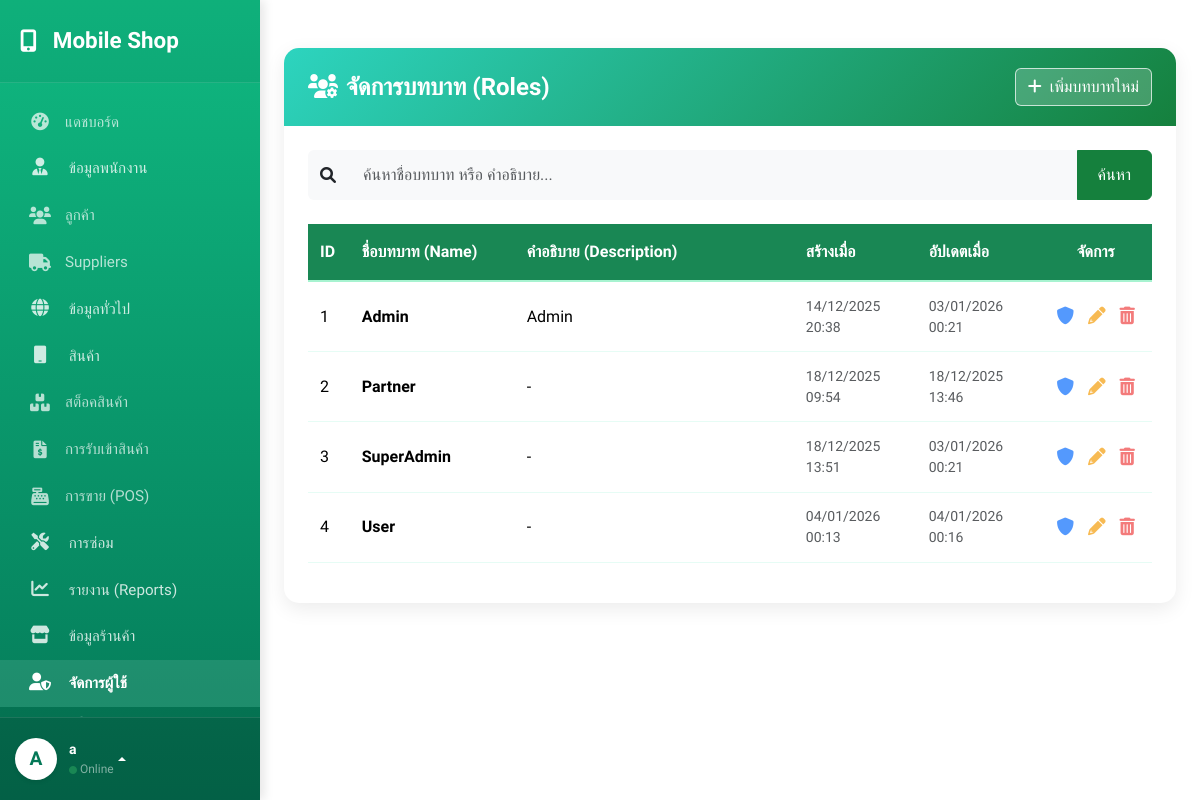
Page /role/role.php (signed in) on the earlier database version.
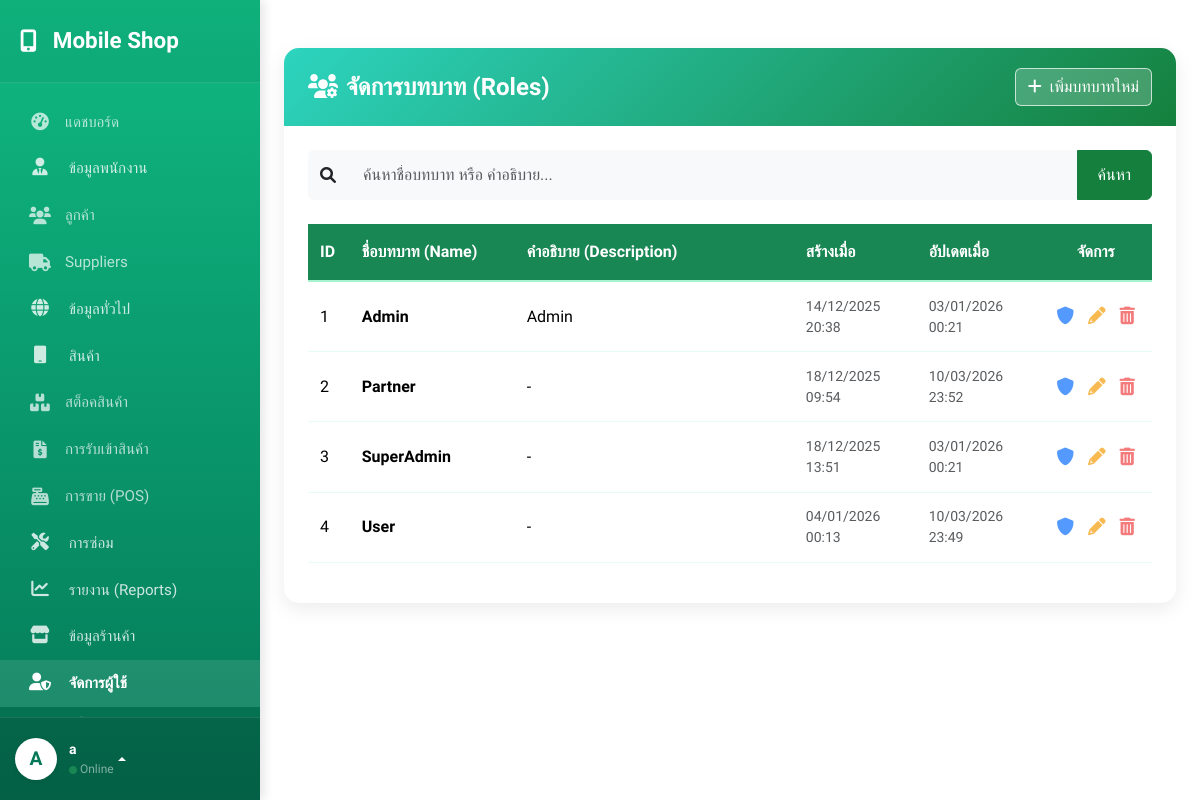
Same page on the later database version.
### tables this page shows
CREATE TABLE `roles` (
  `role_id` int(3) NOT NULL,
  `role_name` varchar(50) NOT NULL,
  `role_desc` varchar(100) DEFAULT NULL,
  `create_at` datetime NOT NULL DEFAULT current_timestamp(),
  `update_at` datetime DEFAULT current_timestamp()
);

### role/role.php (the view, shortened to what the changed rows need)
<?php
require '../config/config.php';
$roles = [];
$sql = "SELECT
            role_id,
            role_name,
            role_desc,
            create_at,
            update_at
        FROM roles
";
$sql .= " ORDER BY role_id ASC";
$stmt = $conn->prepare($sql);
if ($stmt) {
    $stmt->execute();
    $result = $stmt->get_result();
    while ($row = $result->fetch_assoc()) {
        $roles[] = $row;
    }
} else {
    die("Error preparing statement: " . $conn->error);
}
?>
<!DOCTYPE html>
<html lang="th">
<head>
    <link href="https://cdn.jsdelivr.net/npm/bootstrap@5.3.3/dist/css/bootstrap.min.css" rel="stylesheet">
    <link href="https://cdnjs.cloudflare.com/ajax/libs/font-awesome/6.0.0/css/all.min.css" rel="stylesheet">
</head>
<body>
    <div class="d-flex" id="wrapper">
        <div class="main-content w-100">
            <div class="container-fluid py-4">
                <div class="container-lg mt-4">
                    <div class="card">
                        <div class="card-body p-4">
                            <div class="table-responsive">
                                <table class="table table-hover align-middle">
                                    <thead class="text-nowrap">
                                        <tr>
                                            <th style="width: 5%;">ID</th>
                                            <th style="width: 20%;">ชื่อบทบาท (Name)</th>
                                            <th style="width: 35%;">คำอธิบาย (Description)</th>
                                            <th style="width: 15%;">สร้างเมื่อ</th>
                                            <th style="width: 15%;">อัปเดตเมื่อ</th>
                                            <th style="width: 10%;" class="text-center">จัดการ</th>
                                        </tr>
                                    </thead>
                                    <tbody>
                                        <?php if (count($roles) > 0): ?>
                                            <?php foreach ($roles as $role): ?>
                                                <tr>
                                                    <td><?= $role['role_id'] ?></td>
                                                    <td class="fw-bold"><?= htmlspecialchars($role['role_name']) ?></td>
                                                    <td><?= htmlspecialchars($role['role_desc'] ?? '-') ?></td>
                                                    <td class="small text-muted"><?= date('d/m/Y H:i', strtotime($role['create_at'])) ?></td>
                                                    <td class="small text-muted"><?= date('d/m/Y H:i', strtotime($role['update_at'])) ?></td>
                                                    <td class="text-center action-icons" style="white-space: nowrap;">
                                                        <a href="role_permissions.php?id=<?= $role['role_id'] ?>" title="กำหนดสิทธิ์"><i class="fas fa-shield-alt"></i></a>
                                                        <a href="edit_role.php?id=<?= $role['role_id'] ?>" title="แก้ไข"><i class="fas fa-pencil"></i></a>
                                                        <a href="#" title="ลบ" onclick="openDeleteModal(<?= $role['role_id'] ?>, '<?= htmlspecialchars($role['role_name'], ENT_QUOTES) ?>'); return false;">
                                                            <i class="fas fa-trash-can"></i>
                                                        </a>
                                                    </td>
                                                </tr>
                                            <?php endforeach; ?>
                                        <?php endif; ?>
                                    </tbody>
                                </table>
                            </div>
                        </div>
                    </div>
                </div>
            </div>
        </div>
    </div>
</body>
</html>

Differences in the rows shown:
changed roles "Partner": update_at "18/12/2025 13:46" → "10/03/2026 23:52"
changed roles "User": update_at "04/01/2026 00:16" → "10/03/2026 23:49"
